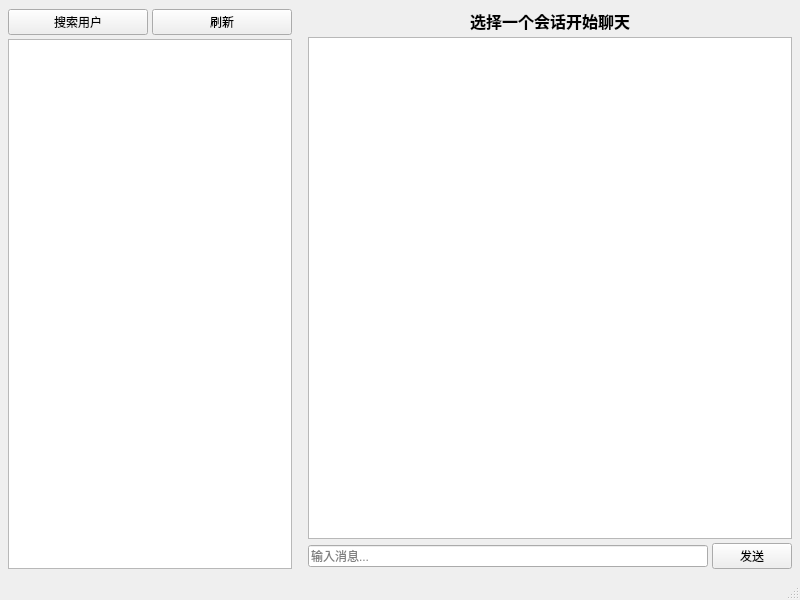
<?xml version="1.0" encoding="UTF-8"?>
<ui version="4.0">
 <class>MainWindow</class>
 <widget class="QMainWindow" name="MainWindow">
  <property name="geometry">
   <rect>
    <x>0</x>
    <y>0</y>
    <width>800</width>
    <height>600</height>
   </rect>
  </property>
  <property name="windowTitle">
   <string>XYChat</string>
  </property>
  <widget class="QWidget" name="centralwidget">
   <layout class="QHBoxLayout" name="mainLayout">
    <property name="spacing">
     <number>0</number>
    </property>
    <property name="leftMargin">
     <number>0</number>
    </property>
    <property name="topMargin">
     <number>0</number>
    </property>
    <property name="rightMargin">
     <number>0</number>
    </property>
    <property name="bottomMargin">
     <number>0</number>
    </property>
    <item>
     <widget class="QWidget" name="conversationPanel" native="true">
      <property name="minimumSize">
       <size>
        <width>250</width>
        <height>0</height>
       </size>
      </property>
      <property name="maximumSize">
       <size>
        <width>300</width>
        <height>16777215</height>
       </size>
      </property>
      <layout class="QVBoxLayout" name="convLayout">
       <property name="spacing">
        <number>4</number>
       </property>
       <property name="leftMargin">
        <number>8</number>
       </property>
       <property name="rightMargin">
        <number>8</number>
       </property>
       <item>
        <layout class="QHBoxLayout" name="topBarLayout">
         <item>
          <widget class="QPushButton" name="searchButton">
           <property name="text">
            <string>搜索用户</string>
           </property>
          </widget>
         </item>
         <item>
          <widget class="QPushButton" name="refreshButton">
           <property name="text">
            <string>刷新</string>
           </property>
          </widget>
         </item>
        </layout>
       </item>
       <item>
        <widget class="QListWidget" name="conversationListWidget">
         <property name="spacing">
          <number>2</number>
         </property>
        </widget>
       </item>
      </layout>
     </widget>
    </item>
    <item>
     <widget class="QWidget" name="chatPanel" native="true">
      <layout class="QVBoxLayout" name="chatLayout">
       <property name="spacing">
        <number>4</number>
       </property>
       <property name="leftMargin">
        <number>8</number>
       </property>
       <property name="rightMargin">
        <number>8</number>
       </property>
       <item>
        <widget class="QLabel" name="chatTitleLabel">
         <property name="font">
          <font>
           <pointsize>12</pointsize>
           <bold>true</bold>
          </font>
         </property>
         <property name="text">
          <string>选择一个会话开始聊天</string>
         </property>
         <property name="alignment">
          <set>Qt::AlignCenter</set>
         </property>
        </widget>
       </item>
       <item>
        <widget class="QListWidget" name="messageListWidget">
         <property name="spacing">
          <number>4</number>
         </property>
        </widget>
       </item>
       <item>
        <layout class="QHBoxLayout" name="inputLayout">
         <item>
          <widget class="QLineEdit" name="messageInput">
           <property name="placeholderText">
            <string>输入消息...</string>
           </property>
          </widget>
         </item>
         <item>
          <widget class="QPushButton" name="sendButton">
           <property name="text">
            <string>发送</string>
           </property>
          </widget>
         </item>
        </layout>
       </item>
      </layout>
     </widget>
    </item>
   </layout>
  </widget>
  <widget class="QMenuBar" name="menubar">
   <property name="geometry">
    <rect>
     <x>0</x>
     <y>0</y>
     <width>800</width>
     <height>21</height>
    </rect>
   </property>
  </widget>
  <widget class="QStatusBar" name="statusbar"/>
 </widget>
 <resources/>
 <connections/>
</ui>
